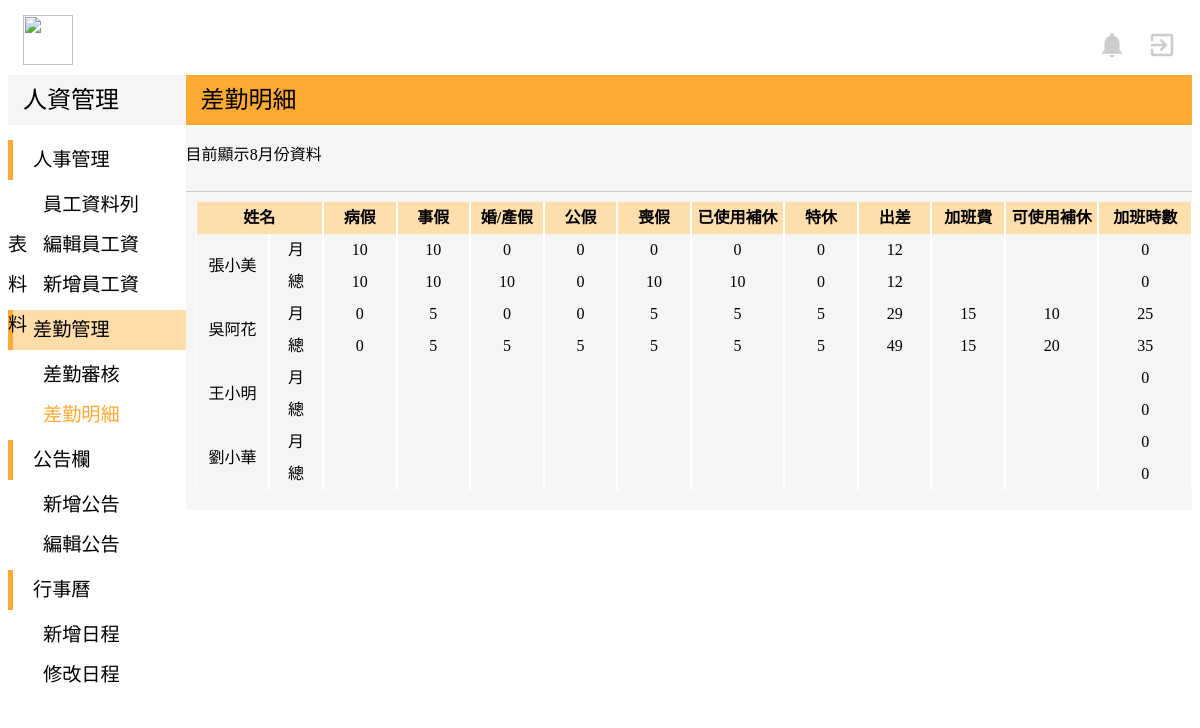
The app's page /admin-Model/admin_mission.php (signed in) with its own data.
### tables this page shows
CREATE TABLE `employees` (
  `id` int(255) NOT NULL,
  `e_sn` varchar(30) NOT NULL,
  `e_date` date DEFAULT NULL,
  `e_name_cn` varchar(20) DEFAULT NULL,
  `e_name_en` varchar(15) DEFAULT NULL,
  `e_sex` varchar(6) DEFAULT NULL,
  `e_birth` date DEFAULT NULL,
  `e_personalID` varchar(10) NOT NULL,
  `e_marriage` varchar(6) DEFAULT NULL,
  `e_blood` varchar(2) DEFAULT NULL,
  `e_address` varchar(150) DEFAULT NULL,
  `e_mobile` varchar(20) DEFAULT NULL,
  `e_email` varchar(100) DEFAULT NULL,
  `e_emergency` varchar(15) DEFAULT NULL,
  `e_em_mobile` varchar(20) DEFAULT NULL,
  `e_edu` varchar(30) DEFAULT NULL,
  `e_edu_high` varchar(30) DEFAULT NULL,
  `e_edu_dep` varchar(30) DEFAULT NULL,
  `e_edu_start` date DEFAULT NULL,
  `e_edu_end` date DEFAULT NULL,
  `e_edu_gra` varchar(10) DEFAULT NULL,
  `e_exp_com1` varchar(30) DEFAULT NULL,
  `e_exp_posi1` varchar(30) DEFAULT NULL,
  `e_exp_start1` date DEFAULT NULL,
  `e_exp_reason1` varchar(100) DEFAULT NULL,
  `e_license` varchar(60) DEFAULT NULL,
  `e_exp_end1` date DEFAULT NULL,
  `e_exp_com2` varchar(30) DEFAULT NULL,
  `e_exp_posi2` varchar(30) DEFAULT NULL,
  `e_exp_start2` date DEFAULT NULL,
  `e_exp_end2` date DEFAULT NULL,
  `e_exp_reason2` varchar(100) DEFAULT NULL,
  `e_exp_com3` varchar(30) DEFAULT NULL,
  `e_exp_posi3` varchar(30) DEFAULT NULL,
  `e_exp_start3` date DEFAULT NULL,
  `e_exp_end3` date DEFAULT NULL,
  `e_exp_reason3` varchar(100) DEFAULT NULL,
  `e_exp_com4` varchar(30) DEFAULT NULL,
  `e_exp_posi4` varchar(30) DEFAULT NULL,
  `e_exp_start4` date DEFAULT NULL,
  `e_exp_end4` date DEFAULT NULL,
  `e_exp_reason4` varchar(100) DEFAULT NULL,
  `e_exp_com5` varchar(30) DEFAULT NULL,
  `e_exp_posi5` varchar(30) DEFAULT NULL,
  `e_exp_start5` date DEFAULT NULL,
  `e_exp_end5` date DEFAULT NULL,
  `e_exp_reason5` varchar(100) DEFAULT NULL,
  `e_type` varchar(10) DEFAULT NULL,
  `e_status` varchar(10) DEFAULT NULL,
  `e_location` varchar(10) DEFAULT NULL,
  `e_extension` varchar(15) DEFAULT NULL
);

### admin-Model/admin_mission.php (the view, shortened to what this page needs)
<!DOCTYPE html>
<?php
$servername = "localhost";
$username = "root";
$password = "root";
$dbname = "peopleresource";
try {
    $conn = mysqli_connect($servername,$username,$password,$dbname);
    $sql = "SELECT e_sn,e_name_cn FROM `employees`";
    $result = mysqli_query($conn,$sql);
    }
catch(PDOException $e)
    {
    echo $sql . "<br>" . $e->getMessage();
    }
?>
<html>
<head>
	<link rel="stylesheet" href="../view/indexStyle.css">
</head>
<body>
  <div class="top">
			<img class="titleImg" src="http://www.lctech.com.tw/wp-content/uploads/bfi_thumb/%E6%9C%AA%E5%91%BD%E5%90%8D-1-%E6%8B%B7%E8%B2%9D-31w65e1o8bhj94p9q5patm@2x.png" width="50" height="50">
		<a href="../user-Model/user_index.php">
			<i id="topIcon" class="material-icons" >exit_to_app</i>
		</a>
		<a href="#">
			<i id="topIcon" class="material-icons">notifications</i>
		</a>
	</div>
	<div class="down">
		<div class="left">
			<div class="left-top">
				<p class="left-top-title">人資管理</p>
			</div>
			<div class="left-bottom">
				<div style="margin-bottom:5px">
					<div class="left-title">
						<p style="margin:auto 20px">人事管理</p>
					</div>
					<div class="left-list" >
						<a href="admin_employee.php" style="margin:auto 35px">員工資料列表</a>
					</div>
						<div class="left-list">
							<a href="admin_editEmployee.php" style="margin:auto 35px">編輯員工資料</a>
						</div>
						<div class="left-list">
							<a href="admin_addEmployee.php" style="margin:auto 35px">新增員工資料</a>
						</div>
				</div>
				<div style="margin-bottom:5px">
					<div class="left-title"  style="background-color:#FFDDAA">
						<p style="margin:auto 20px">差勤管理</p>
					</div>
					<div class="left-list">
						<a href="admin_bTrip.php" style="margin:auto 35px">差勤審核</a>
					</div>
					<div class="left-list">
						<p style="margin:auto 35px;color:#FFAA33;font-weight:500">差勤明細</p>
					</div>
				</div>
				<div style="margin-bottom:5px">
					<div class="left-title">
						<p style="margin:auto 20px">公告欄</p>
					</div>
					<div class="left-list">
						<a href="admin_addNews.php" style="margin:auto 35px">新增公告</a>
					</div>
					<div class="left-list">
						<a href="admin_editNews.php" style="margin:auto 35px">編輯公告</a>
					</div>
				</div>
				<div style="margin-bottom:5px">
					<div class="left-title">
						<p style="margin:auto 20px">行事曆</p>
					</div>
					<div class="left-list">
						<a href="#" style="margin:auto 35px">新增日程</a>
					</div>
					<div class="left-list">
						<a href="#" style="margin:auto 35px">修改日程</a>
					</div>
				</div>
			</div>
		</div>
		<div class="right">
			<div class="right-top">
				<p class="right-top-title">差勤明細</p>
			</div>
<?php
  $tt=time();
  $now_m=date("n",$tt);
?>
			<div class="right-bottom">
        <div style="width:100%;height:50px;margin:auto;;border-bottom:solid 1px #CCC;">
            <p>目前顯示<?php echo $now_m; ?>月份資料</p>
  			</div>
				<div style="margin-left:10px">
					<table cellspacing="0">
						<th colspan="2">姓名</th>
						<th>病假</th>
						<th>事假</th>
						<th>婚/產假</th>
						<th>公假</th>
						<th>喪假</th>
						<th>已使用補休</th>
						<th>特休</th>
            <th>出差</th>
            <th>加班費</th>
            <th>可使用補休</th>
            <th>加班時數</th>
					<?php
						while($row = mysqli_fetch_array($result)) {
							$sn=$row["e_sn"];
              $sql = "SELECT SUM(`l_compensatoryLevae`),SUM(`l_annualLeave`),SUM(`l_marriageLeave`),SUM(`l_personalLeave`),SUM(`l_funeralLeave`),SUM(`l_officialLeave`),SUM(`l_sickLeave`) FROM `leave` WHERE l_sn='$sn'AND l_month='$now_m'";
              $result4 = mysqli_query($conn,$sql);
              $row4=mysqli_fetch_array($result4);
              $sql = "SELECT SUM(`l_compensatoryLevae`),SUM(`l_annualLeave`),SUM(`l_marriageLeave`),SUM(`l_personalLeave`),SUM(`l_funeralLeave`),SUM(`l_officialLeave`),SUM(`l_sickLeave`) FROM `leave` WHERE l_sn='$sn'";
              $result1= mysqli_query($conn,$sql);
              $row1 = mysqli_fetch_array($result1);
  						$sql = "SELECT SUM(`b_totalTime`) FROM `business` WHERE b_sn='$sn'";
  						$result2= mysqli_query($conn,$sql);
  						$row2 = mysqli_fetch_array($result2);
              $sql = "SELECT SUM(`o_hrs`), SUM(`o_phrs`)FROM `overtime_apply` WHERE o_sn='$sn'";
              $result3= mysqli_query($conn,$sql);
              $row3 = mysqli_fetch_array($result3);
              $sql = "SELECT SUM(`b_totalTime`) FROM `business` WHERE b_sn='$sn'AND b_month='$now_m'";
              $result5= mysqli_query($conn,$sql);
              $row5 = mysqli_fetch_array($result5);
              $sql = "SELECT SUM(`o_hrs`), SUM(`o_phrs`)FROM `overtime_apply` WHERE o_sn='$sn'AND o_month='$now_m'";
              $result6= mysqli_query($conn,$sql);
              $row6 = mysqli_fetch_array($result6);
					?>
					<tr><tr>
					<td rowspan="2" style="width:70px"><?php echo $row["e_name_cn"];?></td>
					<td style="width:50px">月</td>
					<td style="width:70px"><?php 	echo $row4["SUM(`l_sickLeave`)"]; ?></td>
					<td style="width:70px"><?php 	echo $row4["SUM(`l_personalLeave`)"]; ?></td>
					<td style="width:70px"><?php 	echo $row4["SUM(`l_marriageLeave`)"]; ?></td>
					<td style="width:70px"><?php 	echo $row4["SUM(`l_officialLeave`)"]; ?></td>
					<td style="width:70px"><?php 	echo $row4["SUM(`l_funeralLeave`)"]; ?></td>
					<td style="width:90px"><?php 	echo $row4["SUM(`l_compensatoryLevae`)"]; ?></td>
					<td style="width:70px"><?php 	echo $row4["SUM(`l_annualLeave`)"]; ?></td>
          <td style="width:70px"><?php 	echo $row5["SUM(`b_totalTime`)"]; ?></td>
          <td style="width:70px"><?php 	echo $row6["SUM(`o_hrs`)"]; ?></td>
          <td style="width:90px"><?php 	echo $row6["SUM(`o_phrs`)"]; ?></td>
          <td style="width:90px"><?php 	echo ($row6["SUM(`o_phrs`)"]+$row6["SUM(`o_hrs`)"]); ?></td>
          </tr>
					<td style="width:50px">總</td>
					<td style="width:70px"><?php 	echo $row1["SUM(`l_sickLeave`)"]; ?></td>
					<td style="width:70px"><?php 	echo $row1["SUM(`l_personalLeave`)"]; ?></td>
					<td style="width:70px"><?php 	echo $row1["SUM(`l_marriageLeave`)"]; ?></td>
					<td style="width:70px"><?php 	echo $row1["SUM(`l_officialLeave`)"]; ?></td>
					<td style="width:70px"><?php 	echo $row1["SUM(`l_funeralLeave`)"]; ?></td>
					<td style="width:90px"><?php 	echo $row1["SUM(`l_compensatoryLevae`)"]; ?></td>
					<td style="width:70px"><?php 	echo $row1["SUM(`l_annualLeave`)"]; ?></td>
          <td style="width:70px"><?php 	echo $row2["SUM(`b_totalTime`)"]; ?></td>
          <td style="width:70px"><?php 	echo $row3["SUM(`o_hrs`)"]; ?></td>
          <td style="width:90px"><?php 	echo $row3["SUM(`o_phrs`)"]; ?></td>
          <td style="width:90px"><?php 	echo  ($row3["SUM(`o_phrs`)"]+$row3["SUM(`o_hrs`)"]); ?></td>
        </tr>
					<?php } ?>
					</table>
				</div>
			</div>
    </div>
  </div>
</body>
</html>

### view/indexStyle.css (style rules this page uses)
a { text-decoration:none; }
a:link { color: black; }
.top { width:100%; height:60px; background-color:white; margin-top:15px; }
.titleImg { float:left; margin-left:15px; }
#topIcon { margin-top:15px; margin-right:15px; margin-left:5px; float:right; font-size:30px; color:#CCC; }
.down { width:100%; height:auto; background-color:white; margin:auto; }
.left { width:15%; height:auto; background-color:white; margin:auto; float:left; }
.left-top { width:100%; height:50px; background-color:#F5F5F5; margin:auto; }
.left-top-title { line-height:50px; font-family:Microsoft JhengHei; font-size:150%; margin:auto 15px; font-weight: 500; }
.left-bottom { margin-top: 15px; }
.left-title { width:100%; height:40px; text-align:left; font-family:Microsoft JhengHei; border-left:solid 5px #FFAA33; margin-bottom:5px; line-height:40px; font-size:120%; }
.left-list { width:100%; height:40px; text-align:left; font-family:Microsoft JhengHei; font-size:18px; color:#666666; font-size:120%; line-height:40px; font-weight: 300; }
.right { width:85%; height:auto; background-color:#F5F5F5; margin:auto; float:right; padding-bottom: 20px; }
.right-top { width:100%; height:50px; background-color:#FFAA33; margin:auto; }
.right-top-title { line-height:50px; font-family:Microsoft JhengHei; font-size:150%; margin:auto 15px; font-weight: 500; }
table { margin-top:10px; font-family:Microsoft JhengHei; font-size:16px; line-height:30px; table-layout:fixed; word-wrap:break-word; word-break: break-all; }
td,th,tr { font-family:Microsoft JhengHei; font-size:16px; text-align:center; }

### admin-Model/admin_mission.php (style rules this page uses)
th { background-color:#FFDEAD; }
td,tr,th { border-left: solid 1px white; border-right: solid 1px white; }

### records on screen
employees: e_name_cn "張小美", SUM "10", SUM "0", SUM "12"
employees: e_name_cn "吳阿花", SUM "0", SUM "5", SUM "29", SUM "15", SUM "10", SUM "25", SUM "49", SUM "20", SUM "35"
employees: e_name_cn "王小明", SUM "0"
employees: e_name_cn "劉小華", SUM "0"
